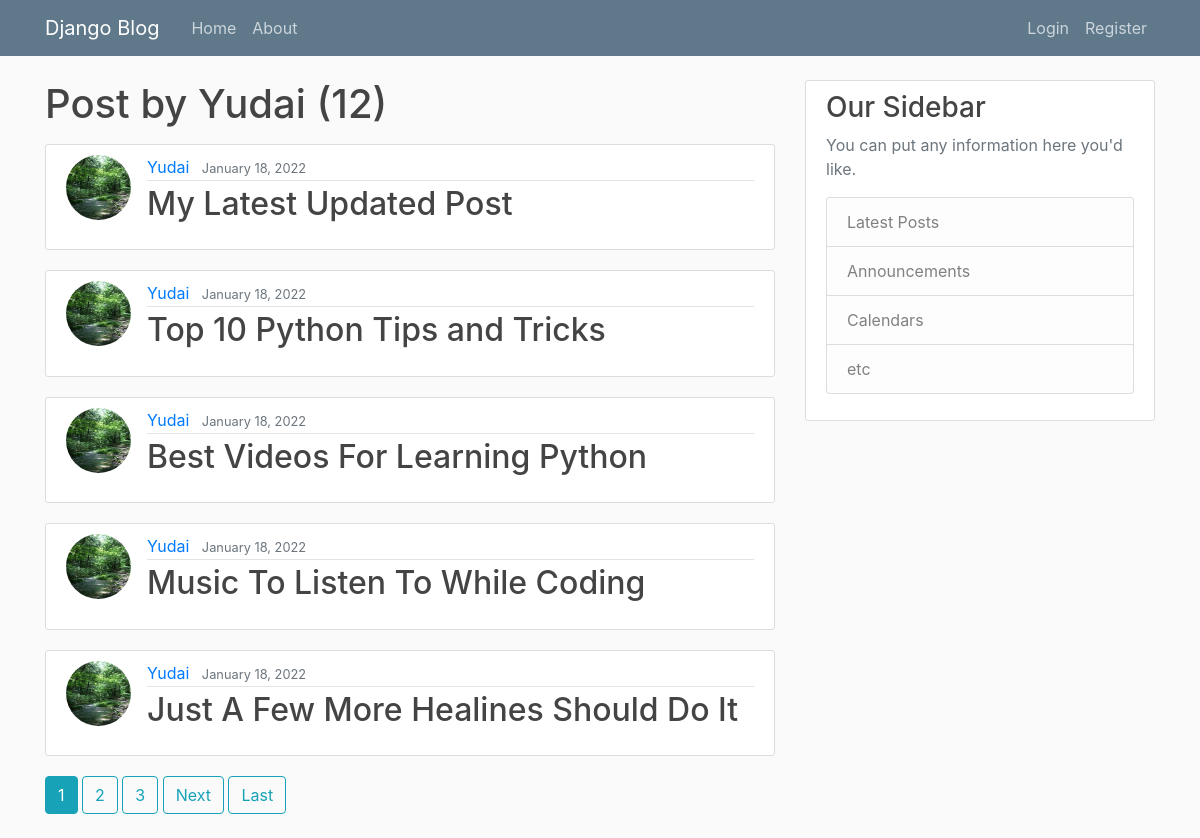
/user/Yudai, run on the app's committed database.
### blog/models.py (models this page shows, shortened)
class Post(models.Model):
    title = models.CharField(max_length=100)
    content = models.TextField()
    date_posted = models.DateTimeField(default=timezone.now)
    author = models.ForeignKey(User, on_delete=models.CASCADE)

### users/models.py (models this page shows, shortened)
class Profile(models.Model):
    user = models.OneToOneField(User, on_delete=models.CASCADE)
    image = models.ImageField(default='default.jpg', upload_to='profile_pics')

### blog/views.py (the view)
# urls.py: path('user/<str:username>', UserPostListView.as_view(), name='user-posts'),
class UserPostListView(ListView):
    model = Post
    template_name = 'blog/user_posts.html' # <app>/<model>_<viewtype>.html
    context_object_name = 'posts'
    paginate_by = 5
    def get_queryset(self):
        user = get_object_or_404(User, username=self.kwargs.get('username'))
        return Post.objects.filter(author=user).order_by('-date_posted')

### blog/templates/blog/user_posts.html (shortened to what this page needs)
{% extends "blog/base.html" %}
{% block content %}
<h1 class='mb-3'>Post by {{ view.kwargs.username }} ({{ page_obj.paginator.count }})</h1>
  {% for post in posts %}
    <article class="media content-section">
      <img class="rounded-circle article-img" src="{{ post.author.profile.image.url }}">
      <div class="media-body">
        <div class="article-metadata">
          <a class="mr-2" href="{% url 'user-posts' post.author.username %}">{{ post.author }}</a>
          <small class="text-muted">{{ post.date_posted|date:"F d, Y" }}</small>
        </div>
        <h2><a class="article-title" href="{% url 'post-detail' post.id %}">{{ post.title }}</a></h2>
      </div>
    </article>
  {% endfor %}
  {% if is_paginated %}
    {% for num in page_obj.paginator.page_range %}
      {% if page_obj.number == num %}
        <a class="btn btn-info mb-4" href="?page={{ num }}">{{ num }}</a>
      {% elif num > page_obj.number|add:'-3' and num < page_obj.number|add:'3' %}
        <a class="btn btn-outline-info mb-4" href="?page={{ num }}">{{ num }}</a>
      {% endif %}
    {% endfor %}
    {% if page_obj.has_next %}
      <a class="btn btn-outline-info mb-4" href="?page={{ page_obj.next_page_number }}">Next</a>
      <a class="btn btn-outline-info mb-4" href="?page={{ page_obj.paginator.num_pages }}">Last</a>
    {% endif %}
  {% endif %}
{% endblock content %}

### blog/static/blog/main.css (style rules this page uses)
body { background: #fafafa; color: #333333; margin-top: 5rem; }
h1, h2, h3, h4, h5, h6 { color: #444444; }
.content-section { background: #ffffff; padding: 10px 20px; border: 1px solid #dddddd; border-radius: 3px; margin-bottom: 20px; }
.article-title { color: #444444; }
.article-img { height: 65px; width: 65px; margin-right: 16px; }
.article-metadata { padding-bottom: 1px; margin-bottom: 4px; border-bottom: 1px solid #e3e3e3 }

### data on the page
Post: author.profile.image (picture), author "Yudai", date_posted "January 18, 2022", title "My Latest Updated Post"
Post: author.profile.image (picture), author "Yudai", date_posted "January 18, 2022", title "Top 10 Python Tips and Tricks"
Post: author.profile.image (picture), author "Yudai", date_posted "January 18, 2022", title "Best Videos For Learning Python"
Post: author.profile.image (picture), author "Yudai", date_posted "January 18, 2022", title "Music To Listen To While Coding"
Post: author.profile.image (picture), author "Yudai", date_posted "January 18, 2022", title "Just A Few More Healines Should Do It"

### other printed values
{{ view.kwargs.username }} "Yudai"
{{ page_obj.paginator.count }} "12"
{{ num }} "1"
{{ num }} "2" "3"
